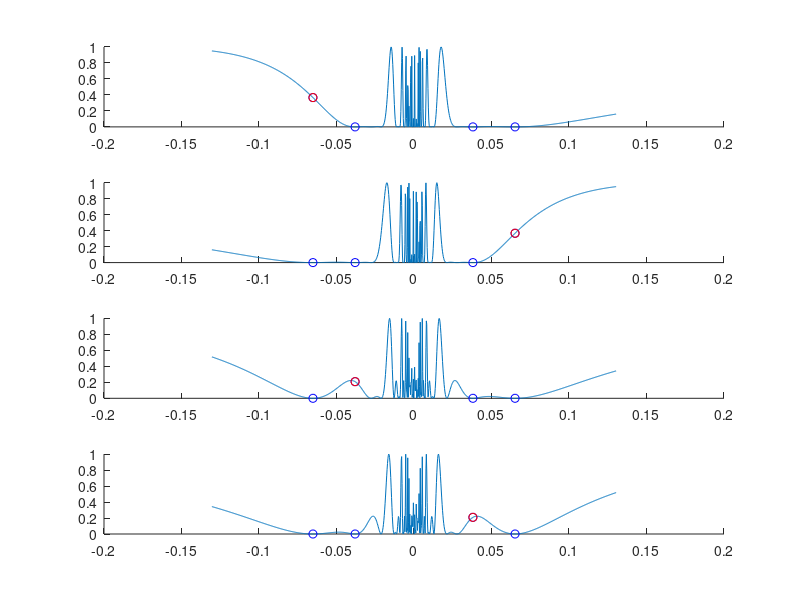
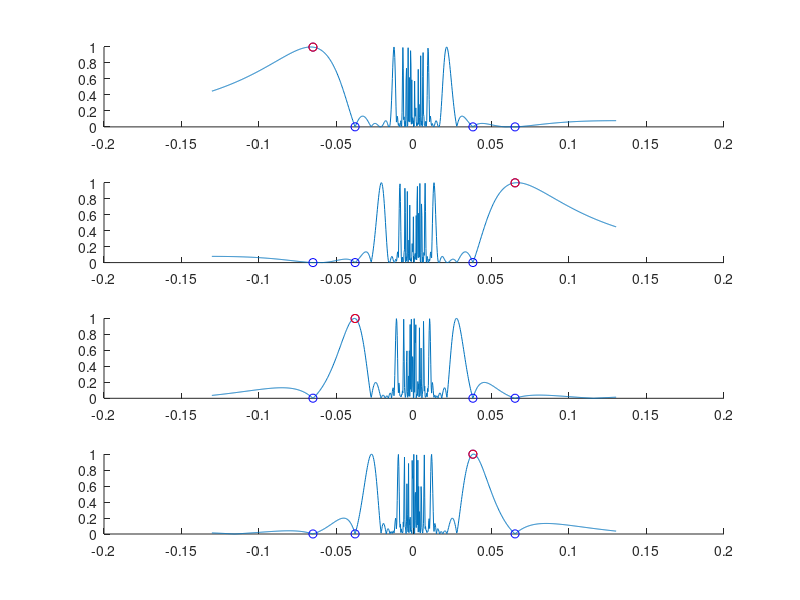

MATLAB code for these plots, in order:
clear;
close all;

% Assumming that we are operating at 42 kHz
% the L02 velocity is 5.5 m/ms and the L01 velocity is 1.5 m/ms
% note that this combination happens to be good
%wavelengths=[-0.4,0.4];%-0.17,0.17,0.4];
wavelengths=[-5.5/42, 5.5/42, -1.5/42, 1.5/42 ];%-0.17,0.17,0.4];
ring_positions=[-0.0175,0.0175];%0.0,0.05]*1.2;

cFreq = 50.0;
rSpacing = 0.016;
vGood = 3.26;
vBad = 1.9;
ring_positions=[-1.5 * rSpacing,-0.5*rSpacing,0.5*rSpacing,1.5*rSpacing]*1;
wavelengths=[-vGood/cFreq, vGood/cFreq, -vBad/cFreq, vBad/cFreq ];%-0.17,0.17,0.4];


%wavelengths=[0.2,-0.2];
%ring_positions=[-0.025,0.025]*1;

%same tx and rx weightings
wavenumbers=2*pi ./ wavelengths;
prop_matrix=zeros(length(ring_positions),length(wavelengths));
for ii=1:size(prop_matrix,1);
    for jj=1:size(prop_matrix,2);
        prop_matrix(ii,jj)=exp(i*wavenumbers(jj)*ring_positions(ii));
    end;
end;

inv_prop_matrix=pinv(prop_matrix);
disp(['Condition number for basic method: ',num2str(cond(prop_matrix))]);

time_trace_weights=zeros(length(ring_positions)^2,length(wavelengths));
tx_pos=zeros(length(ring_positions),1);
rx_pos=zeros(length(ring_positions),1);
tt_count=1;
for ii=1:length(ring_positions);
    for jj=1:length(ring_positions);
        tx_pos(tt_count)=ii;
        rx_pos(tt_count)=jj;
        for m_count=1:length(wavelengths);
            time_trace_weights(tt_count,m_count)=inv_prop_matrix(m_count,ii)*inv_prop_matrix(m_count,jj);
        end;
        tt_count=tt_count+1;
    end;
end;

time_trace_weights
%[tx_pos,rx_pos,time_trace_weights]

test_wavelengths=linspace(-2*max(abs(wavelengths)),2*max(abs(wavelengths)),1000);

figure;
for m_count=1:length(wavelengths);
    subplot(length(wavelengths),1,m_count);
    result=zeros(size(test_wavelengths));
    for tt_count=1:length(time_trace_weights);
        dist=ring_positions(tx_pos(tt_count))+ring_positions(rx_pos(tt_count));
        result=result+time_trace_weights(tt_count,m_count)*exp(2*pi*i ./ test_wavelengths *dist);
    end;
    hold on;
    temp=max(abs(result));
    plot(test_wavelengths,abs(result)/temp);
    plot(wavelengths,interp1(test_wavelengths,abs(result),wavelengths,'cubic')/temp,'bo');
    plot(wavelengths(m_count),interp1(test_wavelengths,abs(result),wavelengths(m_count),'cubic')/temp,'ro');
end;

%all in one method
wavenumbers=2*pi ./ wavelengths;
prop_matrix=zeros(length(ring_positions)^2,length(wavelengths));
tx_pos=zeros(length(ring_positions),1);
rx_pos=zeros(length(ring_positions),1);
tt_count=1;
for ii=1:length(ring_positions);
    for jj=1:length(ring_positions);
        tx_pos(tt_count)=ii;
        rx_pos(tt_count)=jj;
        for m_count=1:length(wavenumbers);
            prop_matrix(tt_count,m_count)=exp(i*wavenumbers(m_count)*(ring_positions(tx_pos(tt_count))+ring_positions(rx_pos(tt_count))));
        end;
        tt_count=tt_count+1;
    end;
end;

inv_prop_matrix=pinv(prop_matrix);
disp(['Condition number for all in one method: ',num2str(cond(prop_matrix))]);


time_trace_weights=inv_prop_matrix .';
time_trace_weights

test_wavelengths=linspace(-2*max(abs(wavelengths)),2*max(abs(wavelengths)),1000);

figure;
for m_count=1:length(wavelengths);
    subplot(length(wavelengths),1,m_count);
    result=zeros(size(test_wavelengths));
    for tt_count=1:size(time_trace_weights,1);
        dist=ring_positions(tx_pos(tt_count))+ring_positions(rx_pos(tt_count));
        result=result+time_trace_weights(tt_count,m_count)*exp(2*pi*i ./ test_wavelengths *dist);
    end;
    hold on;
    temp=(max(abs(result)));
    plot(test_wavelengths,(abs(result))/temp);
    plot(wavelengths,interp1(test_wavelengths,(abs(result)),wavelengths,'cubic')/temp,'bo');
    plot(wavelengths(m_count),interp1(test_wavelengths,(abs(result)),wavelengths(m_count),'cubic')/temp,'ro');
end;
